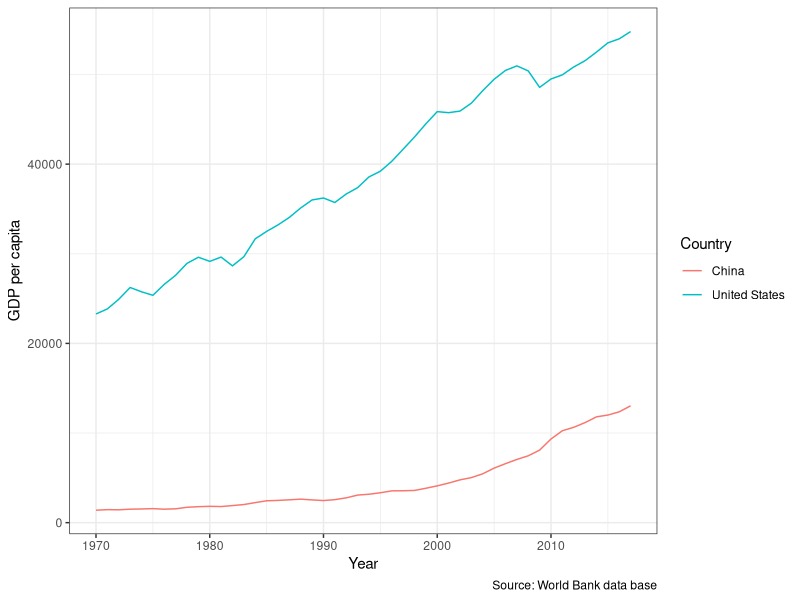
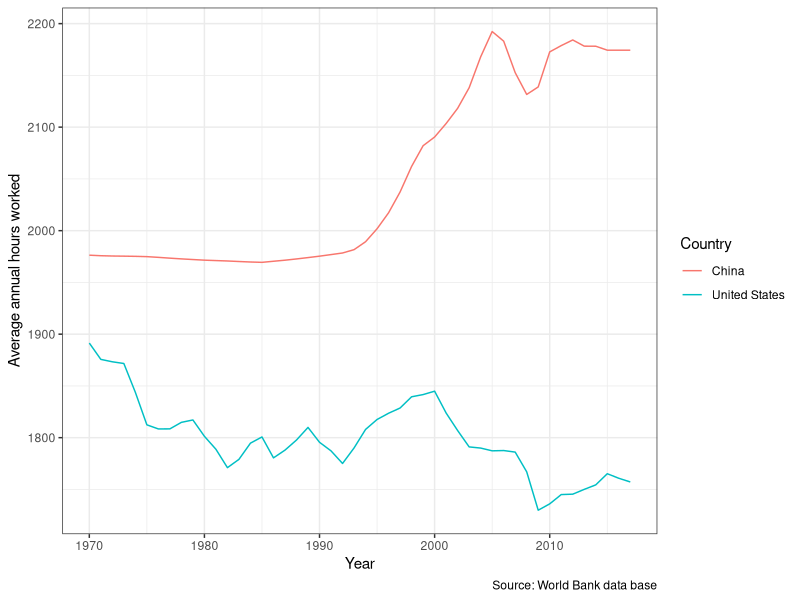
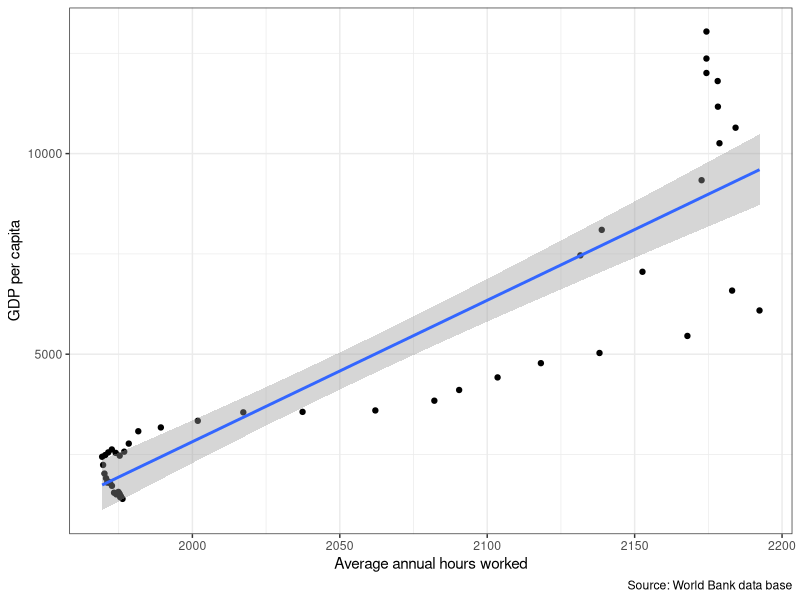
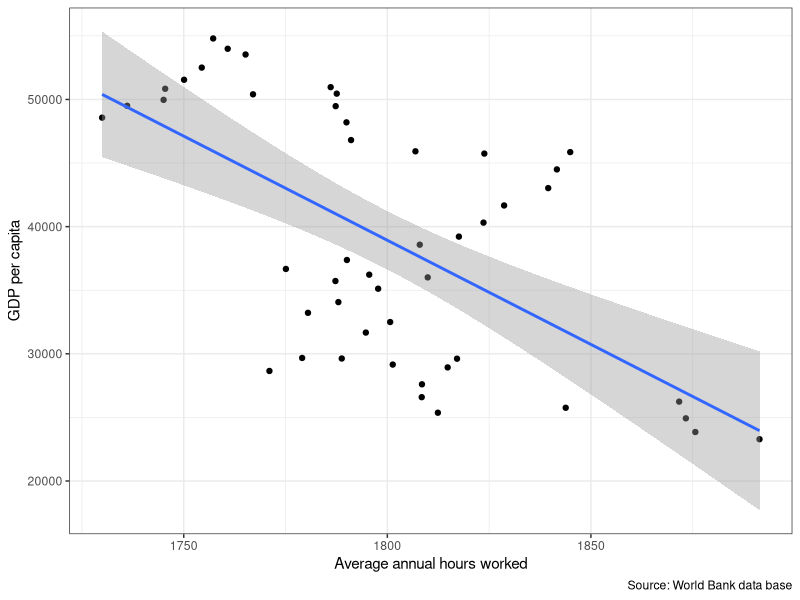

Reproduce these figures in R, in order.
## ---- chunk 1
# Libraries
library(tidyverse)
library(readr)
library(kableExtra)
library(bookdown)

## ---- chunk 2
options(scipen = 200)
Analysis_Data <- read_csv(here::here("Data/Assignment_data.csv"))
## ---- chunk 3
# filtering data from 1970 to 2017 for China and the United States
data <- Analysis_Data %>%
  filter(Entity %in% c("China","United States")) %>%
  filter(Year>=1970 & Year<=2017)
dim(data)
## ---- chunk 4
data <- data %>%
  rename(Average.annual.hours.worked=
        "Average annual hours worked by persons engaged (avh) (PWT 9.1 (2019))",
        GDP.per.capita="Output-side real GDP per capita (gdppc_o) (PWT 9.1 (2019))",
        Population="Population (historical estimates)",
        Country=Entity) 
 overall <- data %>%
    group_by(Country) %>%
    summarise_at(c("Average.annual.hours.worked","GDP.per.capita","Population"),
                 list(Minimum = ~min(.,na.rm=TRUE), 
                      Median = ~median(.,na.rm=TRUE), 
                      Mean = ~mean(.,na.rm=TRUE),
                      Maximum = ~max(.,na.rm=TRUE))) %>%
    pivot_longer(!Country, names_sep ="_",
                 names_to = c("Variable", ".value"))%>%
   mutate(Variable=ifelse(Variable=="Average.annual.hours.worked",
                          "Hours.worked",Variable))
## ---- chunk 5
knitr::kable(overall, digits = 2,
    caption = "Descriptive statistical analysis of China and the United States")
## ---- chunk 6
ggplot(data,mapping = aes(x = Year,y=GDP.per.capita,
                           color=Country,group=Country)) +
  geom_line() +
  labs(y ="GDP per capita", 
       caption = "Source: World Bank data base")+
    theme_bw()
## ---- chunk 7
ggplot(data,mapping = aes(x = Year,y=Average.annual.hours.worked,
                           color=Country,group=Country)) +
  geom_line() +
  labs(y ="Average annual hours worked", 
       caption = "Source: World Bank data base")+
    theme_bw()
## ---- chunk 8
data %>%
    filter(Country=="China")%>%
    ggplot(mapping = aes(x = Average.annual.hours.worked,
                          y=GDP.per.capita))+
    geom_point() + 
    stat_smooth(method=lm)+
  labs(x ="Average annual hours worked", 
       y ="GDP per capita", 
       caption = "Source: World Bank data base")+
    theme_bw()
## ---- chunk 9
data %>%
    filter(Country=="United States")%>%
    ggplot(mapping = aes(x = Average.annual.hours.worked,
                          y=GDP.per.capita))+
    geom_point() + 
    stat_smooth(method=lm)+
  labs(x ="Average annual hours worked", 
       y ="GDP per capita", 
       caption = "Source: World Bank data base")+
    theme_bw()
